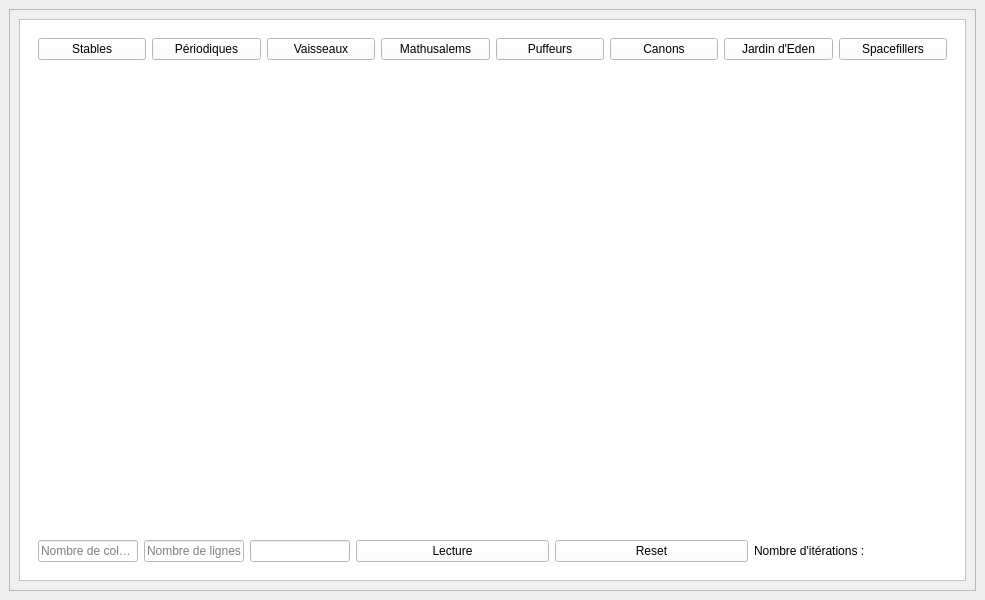
<?xml version="1.0" encoding="UTF-8"?>
<ui version="4.0">
 <class>MainWindow</class>
 <widget class="QMainWindow" name="MainWindow">
  <property name="geometry">
   <rect>
    <x>0</x>
    <y>0</y>
    <width>985</width>
    <height>600</height>
   </rect>
  </property>
  <property name="sizePolicy">
   <sizepolicy hsizetype="Expanding" vsizetype="Preferred">
    <horstretch>0</horstretch>
    <verstretch>0</verstretch>
   </sizepolicy>
  </property>
  <property name="minimumSize">
   <size>
    <width>400</width>
    <height>600</height>
   </size>
  </property>
  <property name="windowTitle">
   <string>MainWindow</string>
  </property>
  <property name="styleSheet">
   <string notr="true"/>
  </property>
  <widget class="QWidget" name="centralwidget">
   <property name="enabled">
    <bool>true</bool>
   </property>
   <property name="sizePolicy">
    <sizepolicy hsizetype="Expanding" vsizetype="Expanding">
     <horstretch>0</horstretch>
     <verstretch>0</verstretch>
    </sizepolicy>
   </property>
   <property name="minimumSize">
    <size>
     <width>400</width>
     <height>600</height>
    </size>
   </property>
   <property name="layoutDirection">
    <enum>Qt::LeftToRight</enum>
   </property>
   <layout class="QGridLayout" name="gridLayout">
    <item row="0" column="0">
     <widget class="QFrame" name="frame">
      <property name="frameShape">
       <enum>QFrame::StyledPanel</enum>
      </property>
      <property name="frameShadow">
       <enum>QFrame::Raised</enum>
      </property>
      <layout class="QGridLayout" name="gridLayout_2">
       <item row="0" column="0">
        <widget class="QFrame" name="frame_2">
         <property name="styleSheet">
          <string notr="true">background-color: rgb(255, 255, 255);</string>
         </property>
         <property name="frameShape">
          <enum>QFrame::StyledPanel</enum>
         </property>
         <property name="frameShadow">
          <enum>QFrame::Raised</enum>
         </property>
         <layout class="QGridLayout" name="gridLayout_3">
          <item row="0" column="0">
           <widget class="QWidget" name="horizontalWidget" native="true">
            <property name="maximumSize">
             <size>
              <width>16777215</width>
              <height>50</height>
             </size>
            </property>
            <property name="styleSheet">
             <string notr="true"/>
            </property>
            <layout class="QHBoxLayout" name="horizontalLayout">
             <item>
              <widget class="QPushButton" name="button_stable">
               <property name="text">
                <string>Stables</string>
               </property>
               <property name="iconSize">
                <size>
                 <width>50</width>
                 <height>50</height>
                </size>
               </property>
               <property name="flat">
                <bool>false</bool>
               </property>
              </widget>
             </item>
             <item>
              <widget class="QPushButton" name="pushButton_7">
               <property name="text">
                <string>Périodiques</string>
               </property>
              </widget>
             </item>
             <item>
              <widget class="QPushButton" name="pushButton_6">
               <property name="text">
                <string>Vaisseaux</string>
               </property>
              </widget>
             </item>
             <item>
              <widget class="QPushButton" name="pushButton_5">
               <property name="text">
                <string>Mathusalems</string>
               </property>
              </widget>
             </item>
             <item>
              <widget class="QPushButton" name="pushButton_4">
               <property name="text">
                <string>Puffeurs</string>
               </property>
              </widget>
             </item>
             <item>
              <widget class="QPushButton" name="pushButton_3">
               <property name="text">
                <string>Canons</string>
               </property>
              </widget>
             </item>
             <item>
              <widget class="QPushButton" name="pushButton_2">
               <property name="text">
                <string>Jardin d'Eden</string>
               </property>
              </widget>
             </item>
             <item>
              <widget class="QPushButton" name="pushButton_1">
               <property name="text">
                <string>Spacefillers</string>
               </property>
              </widget>
             </item>
            </layout>
           </widget>
          </item>
          <item row="2" column="0">
           <widget class="QWidget" name="horizontalWidget_3" native="true">
            <property name="maximumSize">
             <size>
              <width>16777215</width>
              <height>50</height>
             </size>
            </property>
            <property name="styleSheet">
             <string notr="true"/>
            </property>
            <layout class="QHBoxLayout" name="horizontalLayout_3">
             <item>
              <widget class="QLineEdit" name="input_nb_columns">
               <property name="maximumSize">
                <size>
                 <width>100</width>
                 <height>16777215</height>
                </size>
               </property>
               <property name="placeholderText">
                <string>Nombre de colonnes</string>
               </property>
              </widget>
             </item>
             <item>
              <widget class="QLineEdit" name="input_nb_lines">
               <property name="maximumSize">
                <size>
                 <width>100</width>
                 <height>16777215</height>
                </size>
               </property>
               <property name="placeholderText">
                <string>Nombre de lignes</string>
               </property>
              </widget>
             </item>
             <item>
              <widget class="QLineEdit" name="lineEdit">
               <property name="maximumSize">
                <size>
                 <width>100</width>
                 <height>16777215</height>
                </size>
               </property>
              </widget>
             </item>
             <item>
              <widget class="QPushButton" name="pushButton_10">
               <property name="text">
                <string>Lecture</string>
               </property>
              </widget>
             </item>
             <item>
              <widget class="QPushButton" name="pushButton_9">
               <property name="text">
                <string>Reset</string>
               </property>
              </widget>
             </item>
             <item>
              <widget class="QLabel" name="label_2">
               <property name="text">
                <string>Nombre d'itérations :</string>
               </property>
              </widget>
             </item>
            </layout>
           </widget>
          </item>
          <item row="1" column="0">
           <widget class="QWidget" name="drawing_widget" native="true">
            <layout class="QHBoxLayout" name="horizontalLayout_2">
             <item>
              <widget class="DrawingGrid" name="drawing_grid" native="true">
               <property name="minimumSize">
                <size>
                 <width>0</width>
                 <height>600</height>
                </size>
               </property>
               <property name="autoFillBackground">
                <bool>false</bool>
               </property>
               <property name="styleSheet">
                <string notr="true">background-color: rgb(255, 255, 255);</string>
               </property>
              </widget>
             </item>
            </layout>
           </widget>
          </item>
         </layout>
        </widget>
       </item>
      </layout>
     </widget>
    </item>
   </layout>
  </widget>
 </widget>
 <customwidgets>
  <customwidget>
   <class>DrawingGrid</class>
   <extends>QWidget</extends>
   <header location="global">drawing_grid</header>
   <container>1</container>
  </customwidget>
 </customwidgets>
 <resources/>
 <connections/>
</ui>
